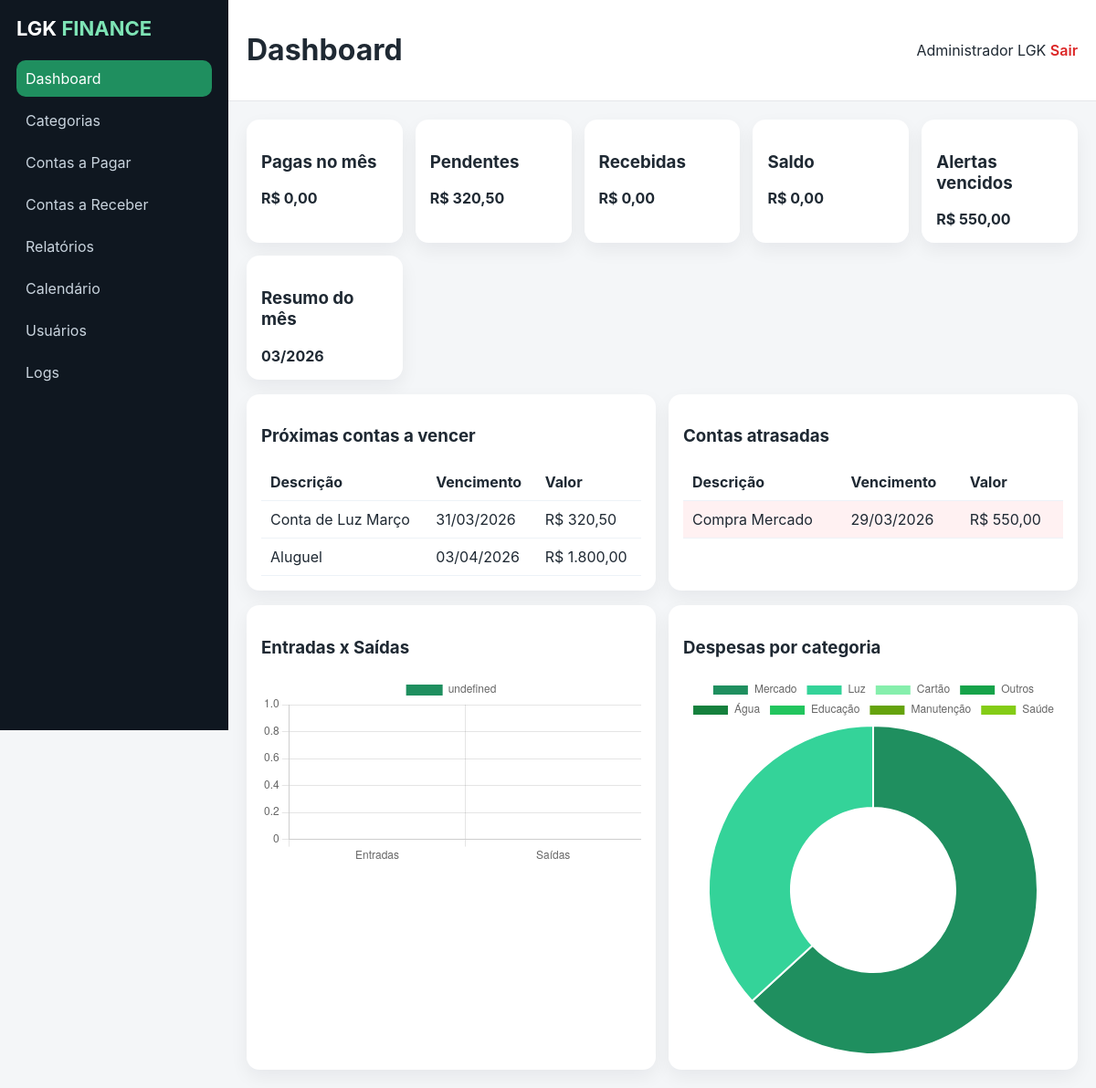
/index.php (signed in), run on the app's committed database.
### tables this page shows
CREATE TABLE contas_pagar (
  id INT AUTO_INCREMENT PRIMARY KEY,
  descricao VARCHAR(180) NOT NULL,
  categoria_id INT,
  responsavel_id INT,
  usuario_lancou_id INT,
  usuario_pagou_id INT NULL,
  valor DECIMAL(12,2) NOT NULL,
  data_vencimento DATE NOT NULL,
  data_pagamento DATE NULL,
  status ENUM('Pendente','Pago','Vencido','Cancelado','Parcelado') NOT NULL DEFAULT 'Pendente',
  observacoes TEXT NULL,
  recorrente TINYINT(1) NOT NULL DEFAULT 0,
  anexo VARCHAR(255) NULL,
  tipo_pagamento VARCHAR(80) NULL,
  numero_parcelas INT NULL,
  created_at TIMESTAMP DEFAULT CURRENT_TIMESTAMP,
  updated_at TIMESTAMP DEFAULT CURRENT_TIMESTAMP ON UPDATE CURRENT_TIMESTAMP,
  CONSTRAINT fk_cp_cat FOREIGN KEY (categoria_id) REFERENCES categorias(id) ON DELETE SET NULL,
  CONSTRAINT fk_cp_resp FOREIGN KEY (responsavel_id) REFERENCES responsaveis(id) ON DELETE SET NULL,
  CONSTRAINT fk_cp_ul FOREIGN KEY (usuario_lancou_id) REFERENCES usuarios(id) ON DELETE SET NULL,
  CONSTRAINT fk_cp_up FOREIGN KEY (usuario_pagou_id) REFERENCES usuarios(id) ON DELETE SET NULL
);

### index.php (called while the page is built, shortened)
<?php
require_once __DIR__ . '/includes/functions.php';
include __DIR__ . '/includes/layout.php';

### includes/functions.php (called while the page is built, shortened)
<?php
function esc(?string $value): string
{
    return htmlspecialchars((string)$value, ENT_QUOTES, 'UTF-8');
}

### modules/dashboard.php (the view)
<?php
$monthStart = date('Y-m-01');
$monthEnd = date('Y-m-t');
$totals = [
    'pagas' => (float)$pdo->query("SELECT COALESCE(SUM(valor),0) FROM contas_pagar WHERE status='Pago' AND data_pagamento BETWEEN '$monthStart' AND '$monthEnd'")->fetchColumn(),
    'pendentes' => (float)$pdo->query("SELECT COALESCE(SUM(valor),0) FROM contas_pagar WHERE status='Pendente' AND data_vencimento BETWEEN '$monthStart' AND '$monthEnd'")->fetchColumn(),
    'recebidas' => (float)$pdo->query("SELECT COALESCE(SUM(valor),0) FROM contas_receber WHERE status='Recebido' AND data_recebimento BETWEEN '$monthStart' AND '$monthEnd'")->fetchColumn(),
    'vencidas' => (float)$pdo->query("SELECT COALESCE(SUM(valor),0) FROM contas_pagar WHERE status='Vencido' OR (status='Pendente' AND data_vencimento < CURDATE())")->fetchColumn(),
];
$saldo = $totals['recebidas'] - $totals['pagas'];
$proximas = $pdo->query("SELECT id, descricao, valor, data_vencimento, status FROM contas_pagar WHERE data_vencimento BETWEEN CURDATE() AND DATE_ADD(CURDATE(), INTERVAL 7 DAY) ORDER BY data_vencimento")->fetchAll();
$atrasadas = $pdo->query("SELECT id, descricao, valor, data_vencimento FROM contas_pagar WHERE status IN ('Pendente','Vencido') AND data_vencimento < CURDATE() ORDER BY data_vencimento")->fetchAll();
$entradaSaida = $pdo->query("SELECT
 (SELECT COALESCE(SUM(valor),0) FROM contas_receber WHERE status='Recebido' AND data_recebimento BETWEEN '$monthStart' AND '$monthEnd') AS entradas,
 (SELECT COALESCE(SUM(valor),0) FROM contas_pagar WHERE status='Pago' AND data_pagamento BETWEEN '$monthStart' AND '$monthEnd') AS saidas")->fetch();
$despesasCategoria = $pdo->query("SELECT c.nome, COALESCE(SUM(cp.valor),0) total FROM categorias c LEFT JOIN contas_pagar cp ON cp.categoria_id=c.id AND cp.data_vencimento BETWEEN '$monthStart' AND '$monthEnd' GROUP BY c.id,c.nome ORDER BY total DESC LIMIT 8")->fetchAll();
?>
<section class="grid cards-6">
    <article class="card"><h3>Pagas no mês</h3><strong>R$ <?= number_format($totals['pagas'], 2, ',', '.') ?></strong></article>
    <article class="card"><h3>Pendentes</h3><strong>R$ <?= number_format($totals['pendentes'], 2, ',', '.') ?></strong></article>
    <article class="card"><h3>Recebidas</h3><strong>R$ <?= number_format($totals['recebidas'], 2, ',', '.') ?></strong></article>
    <article class="card"><h3>Saldo</h3><strong>R$ <?= number_format($saldo, 2, ',', '.') ?></strong></article>
    <article class="card"><h3>Alertas vencidos</h3><strong class="text-danger">R$ <?= number_format($totals['vencidas'], 2, ',', '.') ?></strong></article>
    <article class="card"><h3>Resumo do mês</h3><strong><?= date('m/Y') ?></strong></article>
</section>
<section class="grid cols-2">
    <article class="card">
        <h3>Próximas contas a vencer</h3>
        <div class="table-wrap"><table><tr><th>Descrição</th><th>Vencimento</th><th>Valor</th></tr>
        <?php foreach ($proximas as $item): ?><tr><td><?= esc($item['descricao']) ?></td><td><?= date('d/m/Y', strtotime($item['data_vencimento'])) ?></td><td>R$ <?= number_format($item['valor'], 2, ',', '.') ?></td></tr><?php endforeach; ?>
        </table></div>
    </article>
    <article class="card">
        <h3>Contas atrasadas</h3>
        <div class="table-wrap"><table><tr><th>Descrição</th><th>Vencimento</th><th>Valor</th></tr>
        <?php foreach ($atrasadas as $item): ?><tr class="row-danger"><td><?= esc($item['descricao']) ?></td><td><?= date('d/m/Y', strtotime($item['data_vencimento'])) ?></td><td>R$ <?= number_format($item['valor'], 2, ',', '.') ?></td></tr><?php endforeach; ?>
        </table></div>
    </article>
</section>
<section class="grid cols-2">
    <article class="card"><h3>Entradas x Saídas</h3><canvas id="chartFluxo"></canvas></article>
    <article class="card"><h3>Despesas por categoria</h3><canvas id="chartCategoria"></canvas></article>
</section>
<script>
window.dashboardCharts = {
    fluxo: <?= json_encode([(float)$entradaSaida['entradas'], (float)$entradaSaida['saidas']]) ?>,
    categorias: <?= json_encode(array_column($despesasCategoria, 'nome')) ?>,
    valores: <?= json_encode(array_map('floatval', array_column($despesasCategoria, 'total'))) ?>
};
</script>

### assets/css/style.css (style rules this page uses)
:root { --green:#1f8f5f;--green-dark:#166a47;--bg:#f4f6f8;--text:#1f2933;--muted:#6b7280;--danger:#dc2626;--warning:#d97706;--card:#fff; }
* { box-sizing:border-box }
body { margin:0;font-family:Inter,Arial,sans-serif;background:var(--bg);color:var(--text) }
.card { background:var(--card);padding:16px;border-radius:14px;box-shadow:0 8px 20px rgba(15,23,42,.06) }
.grid { display:grid;gap:14px }
.cards-6 { grid-template-columns:repeat(auto-fit,minmax(170px,1fr)) }
.cols-2 { grid-template-columns:repeat(auto-fit,minmax(320px,1fr)) }
.table-wrap { overflow:auto }
table { width:100%;border-collapse:collapse }
th,td { padding:10px;border-bottom:1px solid #edf2f7;text-align:left;white-space:nowrap }
.row-danger { background:#fff1f2!important }

### data on the page
contas_pagar: descricao "Conta de Luz Março", data_vencimento "31/03/2026", valor "320,50"
contas_pagar: descricao "Aluguel", data_vencimento "03/04/2026", valor "1.800,00"
contas_pagar: descricao "Compra Mercado", data_vencimento "29/03/2026", valor "550,00"

### other printed values
$label "Dashboard"
$label "Categorias"
$label "Contas a Pagar"
$label "Contas a Receber"
$label "Relatórios"
$label "Calendário"
$label "Usuários"
$label "Logs"
str_replace('_', ' ', $_GET['module'] ?? 'dashboard') "Dashboard"
$_SESSION['user']['nome'] "Administrador LGK"
$totals['pagas'] "0,00"
$totals['pendentes'] "320,50"
$totals['recebidas'] "0,00"
$saldo "0,00"
$totals['vencidas'] "550,00"
